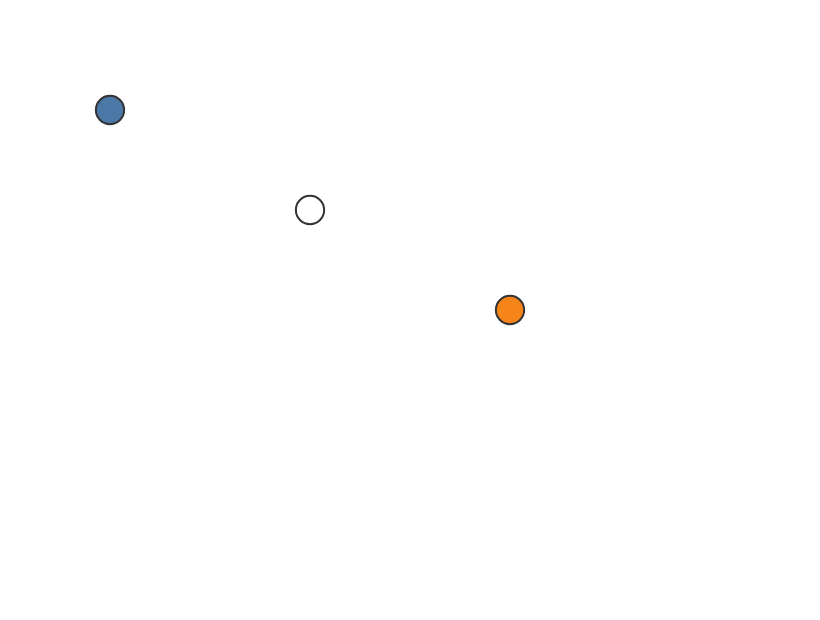

This figure's Vega-Lite source:
### Vega specification from a JSON file in a GitHub repository (floating-point values rounded to 4 significant figures)
{"$schema": "https://vega.github.io/schema/vega/v6.json", "width": 400, "height": 300, "padding": 5, "autosize": "none", "data": [{"name": "table", "values": [{"x": 50, "y": 50, "fill": "#4c78a8"}, {"x": 150, "y": 100, "fill": null}, {"x": 250, "y": 150, "fill": "#f58518"}]}], "marks": [{"type": "symbol", "from": {"data": "table"}, "encode": {"update": {"x": {"field": "x"}, "y": {"field": "y"}, "size": {"value": 200}, "fill": {"field": "fill"}, "stroke": {"value": "#333"}, "strokeWidth": {"value": 1}}}}]}
